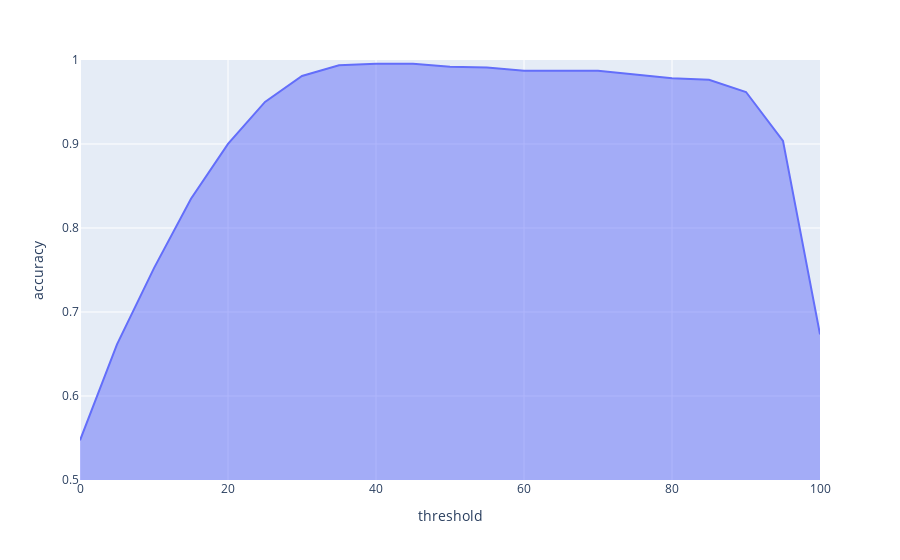

Notebook code for this chart:
### Code cell
import plotly.express as px
x = list(range(0, 105, 5))
accuracy = pd.DataFrame({"threshold": x, "accuracy": accuracy_list})
fig = px.area(accuracy, x="threshold", y="accuracy")
fig.update_layout(yaxis_range=[0.5,1])
fig.show()

### Figure 1 — Plotly figure (JSON) as saved in the notebook; plotly's stock layout.template omitted (floating-point values rounded to 4 significant figures)
{"data": [{"hovertemplate": "threshold=%{x}<br>accuracy=%{y}<extra></extra>", "legendgroup": "", "line": {"color": "#636efa"}, "mode": "lines", "name": "", "orientation": "v", "showlegend": false, "stackgroup": "1", "type": "scatter", "x": [0, 5, 10, 15, 20, 25, 30, 35, 40, 45, 50, 55, 60, 65, 70, 75, 80, 85, 90, 95, 100], "xaxis": "x", "y": [0.5472, 0.6615, 0.7523, 0.8348, 0.9002, 0.9501, 0.9809, 0.9936, 0.9955, 0.9955, 0.9918, 0.9909, 0.9873, 0.9873, 0.9873, 0.9828, 0.9782, 0.9764, 0.9619, 0.9038, 0.6733], "yaxis": "y"}], "layout": {"legend": {"tracegroupgap": 0}, "margin": {"t": 60}, "xaxis": {"anchor": "y", "domain": [0, 1], "title": {"text": "threshold"}}, "yaxis": {"anchor": "x", "domain": [0, 1], "range": [0.5, 1], "title": {"text": "accuracy"}}}}
